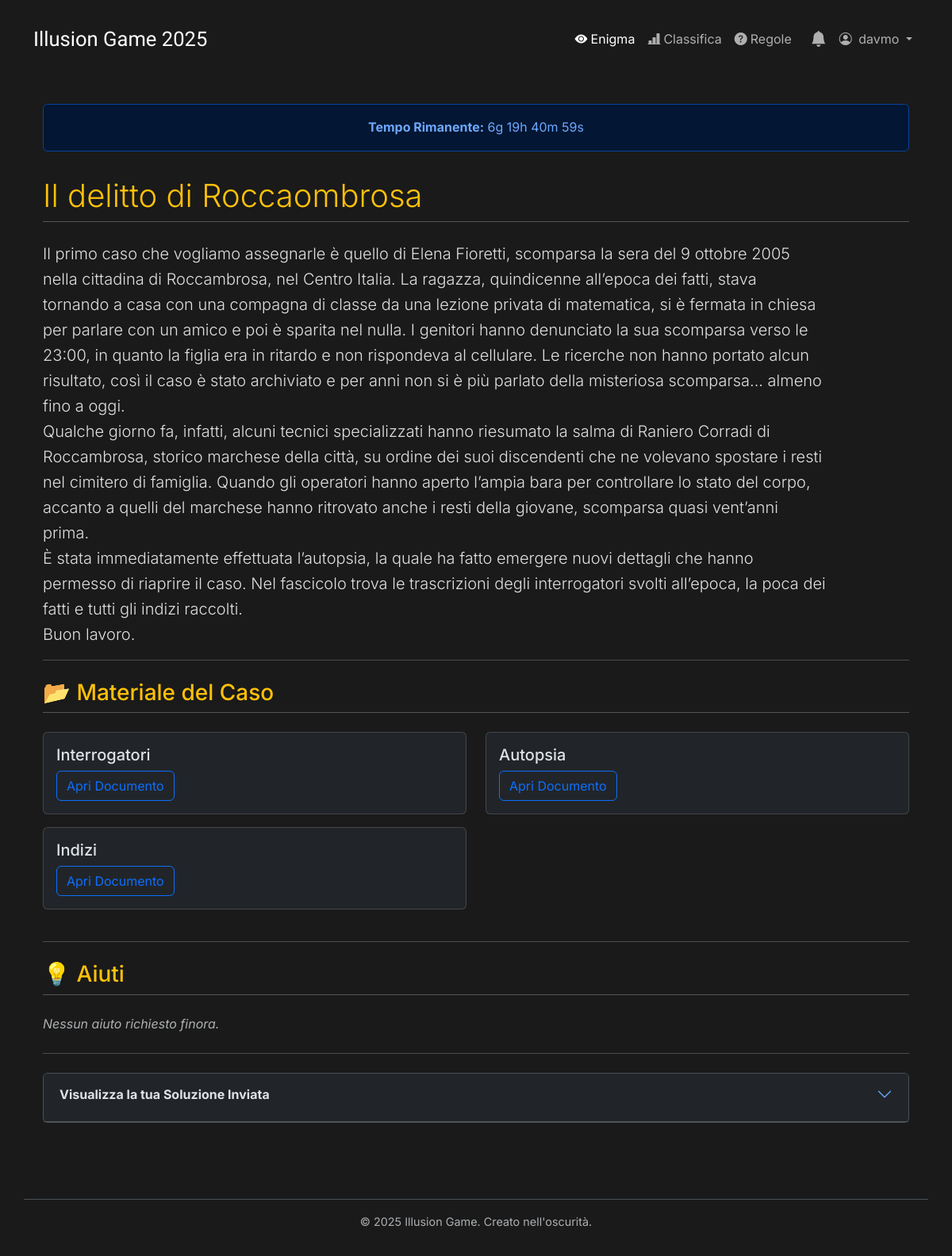
The app's page / (signed in) with its own data.
### enigmas/models.py (models this page shows, shortened)
class Enigma(models.Model):
    titolo = models.CharField(max_length=200, blank=True, null=True)
    testo = models.TextField(help_text="La descrizione principale o l'introduzione all'enigma/caso.")
    start_time = models.DateTimeField(help_text="Data e ora di inizio visibilità")
    end_time = models.DateTimeField(editable=False)
    is_active = models.BooleanField(default=False, help_text="Seleziona per rendere questo l'enigma/caso corrente")
    notifica_inviata = models.BooleanField(default=False, help_text="Indica se la notifica è già stata inviata")
    class Meta:
        verbose_name = "Enigma o Caso"
        verbose_name_plural = "Enigmi o Casi"
        ordering = ['-start_time']

class Allegato(models.Model):
    TIPO_FILE_CHOICES = [('IMG', 'Immagine'), ('VID', 'Video'), ('AUD', 'Audio'), ('DOC', 'Documento')]
    enigma = models.ForeignKey(Enigma, on_delete=models.CASCADE, related_name='allegati')
    nome = models.CharField(max_length=100, help_text="Un nome descrittivo per l'allegato.")
    file = models.FileField(upload_to='allegati_enigmi/')
    tipo_file = models.CharField(max_length=3, choices=TIPO_FILE_CHOICES)

### enigmas/views.py (the view, shortened to what this page needs)
# urls.py: path('', views.enigma_view, name='enigma_view'),
@login_required
def enigma_view(request):
    now = timezone.now()
    enigma_corrente = Enigma.objects.filter(is_active=True, start_time__lte=now).first()
    if not enigma_corrente:
        return render(request, 'enigmas/enigma_detail.html', {'messaggio_attesa': 'Nessun enigma attivo.'})
    if enigma_corrente.end_time < now:
        return render(request, 'enigmas/enigma_detail.html', {'messaggio_scaduto': 'Tempo scaduto!'})
    delta = enigma_corrente.end_time - now
    time_remaining = {'days': delta.days, 'hours': delta.seconds // 3600, 'minutes': (delta.seconds % 3600) // 60, 'seconds': delta.seconds % 60}
    allegati = Allegato.objects.filter(enigma=enigma_corrente)
    campi_risposta = CampoRisposta.objects.filter(enigma=enigma_corrente).order_by('ordine')
    risposta_generale = RispostaUtente.objects.filter(utente=request.user, enigma=enigma_corrente).first()
    if risposta_generale and risposta_generale.risposte_multiple.exists():
        risposte_date = risposta_generale.risposte_multiple.all()
        return render(request, 'enigmas/enigma_detail.html', {
            'enigma': enigma_corrente, 'allegati': allegati, 'risposte_date': risposte_date,
            'risposta_generale': risposta_generale, 'time_remaining': time_remaining
        })

### enigmas/context_processors.py (called while the page is built)
def unread_notifications_context(request):
    if request.user.is_authenticated:
        count = Notifica.objects.filter(utente=request.user, letta=False).count()
        return {'unread_notifications_count': count}
    return {}

### enigmas/models.py (called while the page is built)
    def is_corretta(self):
        opzioni_corrette_db = OpzioneRisposta.objects.filter(campo_risposta=self.campo, is_corretta=True)
        risposte_corrette_set = set(opzione.testo.strip().lower() for opzione in opzioni_corrette_db)
        risposte_inserite_set = set(ans.strip().lower() for ans in self.valore_inserito.split(',') if ans.strip())
        return risposte_corrette_set == risposte_inserite_set

### enigmas/templates/enigmas/enigma_detail.html (shortened to what this page needs)
{% extends 'enigmas/base.html' %}
{% load static %}
{% block content %}
<div class="container mt-4">
    {% if messaggio_attesa %}
        <div class="alert alert-info text-center"><h4>In Attesa...</h4><p>{{ messaggio_attesa }}</p></div>
    {% elif messaggio_scaduto %}
        <div class="alert alert-warning text-center"><h4>Tempo Scaduto</h4><p>{{ messaggio_scaduto }}</p></div>
    {% elif enigma %}
        {% if time_remaining %}
            <div class="timer-container alert alert-primary text-center" data-end-time="{{ enigma.end_time|date:'c' }}">
                <strong>Tempo Rimanente:</strong>
                <span id="timer-display">Caricamento...</span>
            </div>
        {% endif %}
        <h2 class="display-6">{{ enigma.titolo }}</h2>
        <p class="lead">{{ enigma.testo|linebreaksbr }}</p>
        <hr>
        <h3 class="mt-4">📂 Materiale del Caso</h3>
        <div class="row">
            {% for allegato in allegati %}
                <div class="col-md-6 mb-3">
                    <div class="card"><div class="card-body">
                        <h5 class="card-title">{{ allegato.nome }}</h5>
                        {% if allegato.tipo_file == 'IMG' %}<img src="{{ allegato.file.url }}" class="img-fluid rounded" alt="{{ allegato.nome }}">
                        {% elif allegato.tipo_file == 'AUD' %}<audio controls class="w-100"><source src="{{ allegato.file.url }}"></audio>
                        {% elif allegato.tipo_file == 'VID' %}<video controls class="w-100"><source src="{{ allegato.file.url }}"></video>
                        {% elif allegato.tipo_file == 'DOC' %}<a href="{{ allegato.file.url }}" class="btn btn-outline-primary" target="_blank">Apri Documento</a>
                        {% endif %}
                    </div></div>
                </div>
            {% empty %}
                <div class="col"><p>Nessun allegato per questo enigma.</p></div>
            {% endfor %}
        </div>
        <hr class="my-4">
        <h3 class="mt-4">💡 Aiuti</h3>
        <div id="aiuti-container">
            {% if suggerimenti_visti %}
                <ul class="list-group list-group-flush mb-3">
                    {% for aiuto in suggerimenti_visti %}
                        <li class="list-group-item bg-transparent"><em>{{ aiuto.testo }}</em></li>
                    {% endfor %}
                </ul>
            {% else %}
                <p id="nessun-aiuto-msg" class="text-body-secondary"><em>Nessun aiuto richiesto finora.</em></p>
            {% endif %}
        </div>
        <hr class="my-4">
        <div class="accordion" id="rispostaAccordion">
            <div class="accordion-item">
                <h2 class="accordion-header" id="headingRisposta">
                    <button class="accordion-button collapsed" type="button" data-bs-toggle="collapse" data-bs-target="#collapseRisposta" aria-expanded="false" aria-controls="collapseRisposta">
                        {% if risposte_date %}<strong>Visualizza la tua Soluzione Inviata</strong>{% else %}<strong>Mostra/Nascondi Sezione Risposta</strong>{% endif %}
                    </button>
                </h2>
            </div>
        </div>
    {% endif %}
</div>
{% endblock %}

### enigmas/templates/enigmas/base.html (shortened to what this page needs)
{% load static %}
<!DOCTYPE html>
<html lang="it" data-bs-theme="dark">
<head>
    <link href="https://cdn.jsdelivr.net/npm/bootstrap@5.3.3/dist/css/bootstrap.min.css" rel="stylesheet" xintegrity="sha384-QWTKZyjpPEjISv5WaRU9OFeRpok6YctnYmDr5pNlyT2bRjXh0JMhjY6hW+ALEwIH">
    <link rel="stylesheet" href="{% static 'enigmas/css/style.css' %}">
    <link rel="stylesheet" href="https://cdn.jsdelivr.net/npm/bootstrap-icons@1.11.3/font/bootstrap-icons.min.css">
</head>
<body class="d-flex flex-column">
    <nav class="navbar navbar-expand-lg navbar-custom">
        <div class="container">
            <a class="navbar-brand navbar-brand-custom" href="{% url 'enigma_view' %}">
                Illusion Game 2025
            </a>
            <div class="collapse navbar-collapse" id="navbarNavContent">
                <ul class="navbar-nav ms-auto mb-2 mb-lg-0 align-items-center">
                    {% if user.is_authenticated %}
                        <li class="nav-item"> <a class="nav-link {% if request.resolver_match.url_name == 'enigma_view' %}active{% endif %}" href="{% url 'enigma_view' %}"><i class="bi bi-eye-fill me-1"></i>Enigma</a> </li>
                        <li class="nav-item"> <a class="nav-link {% if request.resolver_match.url_name == 'classifica' %}active{% endif %}" href="{% url 'classifica' %}"><i class="bi bi-bar-chart-line-fill me-1"></i>Classifica</a> </li>
                        <li class="nav-item"> <a class="nav-link " href="{% url 'regole_punteggio' %}"><i class="bi bi-question-circle-fill me-1"></i>Regole</a> </li>
                        <li class="nav-item d-none d-lg-block notification-bell-desktop">
                            <a class="nav-link position-relative px-2 {% if request.resolver_match.url_name == 'lista_notifiche' %}active{% endif %}"
                               href="{% url 'lista_notifiche' %}"
                               title="Notifiche">
                                <i class="bi bi-bell-fill fs-5"></i>
                            </a>
                        </li>
                        <li class="nav-item dropdown">
                            <a class="nav-link dropdown-toggle" href="#" role="button" data-bs-toggle="dropdown" aria-expanded="false">
                                <i class="bi bi-person-circle me-1"></i> {{ user.username }}
                            </a>
                        </li>
                    {% else %}
                        <li class="nav-item">
                            <a class="nav-link {% if request.resolver_match.url_name == 'account_login' %}active{% endif %}" href="{% url 'account_login' %}"><i class="bi bi-box-arrow-in-right me-1"></i>Login</a>
                        </li>
                    {% endif %}
                </ul>
            </div>
        </div>
    </nav>
    <div class="container mt-4 mb-5 flex-grow-1">
        {% block content %}{% endblock %}
    </div>
    <footer class="container text-center text-body-secondary py-3 border-top">
        <p>&copy; {% now "Y" %} Illusion Game. Creato nell'oscurità.</p>
    </footer>
</body>
</html>

### enigmas/static/enigmas/css/style.css (style rules this page uses)
body { background-color: #1a1a1a; color: #e0e0e0; font-family: 'Courier New', Courier, monospace; margin: 0; padding: 0; line-height: 1.6; }
nav { margin-top: 1rem; }
nav a { color: #b0bec5; text-decoration: none; transition: color 0.3s ease; }
h2, h3 { color: #FFC109; border-bottom: 1px solid #555; padding-bottom: 0.5rem; margin-bottom: 1.5rem; }
.timer-container { text-align: center; margin-bottom: 2rem; }
footer { text-align: center; margin-top: 3rem; padding: 1.5rem; font-size: 0.9rem; color: #666; border-top: 1px solid #333; }
.navbar-brand-custom { font-family: "Rubik Glitch", system-ui; color: #ffffff !important; font-weight: 400; font-size: 1.6rem; }

### enigmas/templates/enigmas/base.html (style rules this page uses)
body { font-family: 'Inter', sans-serif; background-color: #1a1a1a; display: flex; flex-direction: column; min-height: 100vh; }
.flex-grow-1 { flex-grow: 1; }
.notification-bell-desktop { margin-left: 0.5rem; }

### records on screen
Enigma: titolo "Il delitto di Roccaombrosa", testo "Il primo caso che vogliamo assegnarle è quello di Elena Fioretti, scomparsa la sera del 9 ottobre 2005 nella cittadina di Roccambrosa, nel Centro Italia. La ragazza, quindicenne all’epoca dei fatti, stava tornando a casa con una compagna di classe da una lezione privata di matematica, si è fermata in chiesa per parlare con un amico e poi è sparita nel nulla. I genitori hanno denunciato la sua scomparsa verso le 23:00, in quanto la figlia era in ritardo e non rispondeva al cellulare. Le ricerche non hanno portato alcun risultato, così il caso è stato archiviato e per anni non si è più parlato della misteriosa scomparsa... almeno fino a oggi. Qualche giorno fa, infatti, alcuni tecnici…"
Allegato: nome "Interrogatori"
Allegato: nome "Autopsia"
Allegato: nome "Indizi"

### other values on screen
{{ user.username }} "davmo"
